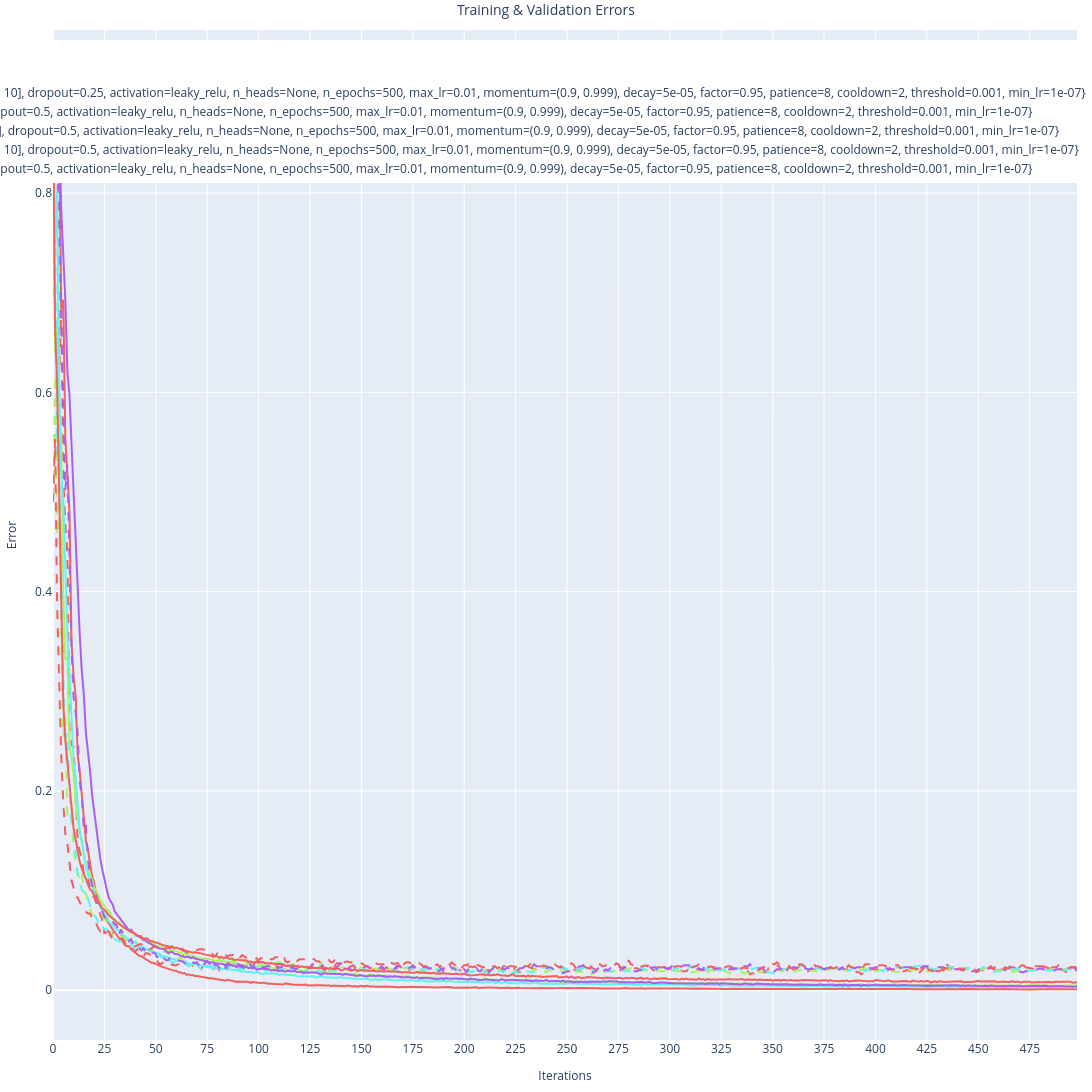

Source (notebook cell):
### Code cell
VisUtils.multi_line_plot(
    x_ticks_inc=25
    , y_axis_label="Error"
    , x_axis_label="Iterations"
    , title=f"Training & Validation Errors"
    , fig_size=(16 * 100 * 1.5, 9 * 100 * 1.5)
    , x=[
        iter_idx for iter_idx in range(
            0
            , max(
                top_runs
                , key=lambda run: run.idps[-1].iter_idx
            ).idps[-1].iter_idx
        )
    ]
    , yss_legend=[
        ['Training', 'Validation']
        , [str(run) for run in top_runs]
    ]
    , yss=[
        [
            [idp.train_edp.error for idp in run.idps]
            , [idp.val_edp.error for idp in run.idps]
        ] for run in top_runs
    ]
)

### Figure 1 — Plotly figure (JSON) as saved in the notebook; plotly's stock layout.template omitted (floating-point values rounded to 4 significant figures; data arrays with more than 128 entries replaced by an {"elided": "..."} marker saying what was removed)
{"data": [{"line": {"color": "#f26060", "dash": "solid", "width": 2}, "mode": "lines", "name": "{", "showlegend": false, "type": "scatter", "x": {"elided": "499 int values"}, "y": {"elided": "500 float values"}}, {"line": {"color": "#f26060", "dash": "dash", "width": 2}, "mode": "lines", "name": "l", "showlegend": false, "type": "scatter", "x": {"elided": "499 int values"}, "y": {"elided": "500 float values"}}, {"line": {"color": "#a9f260", "dash": "solid", "width": 2}, "mode": "lines", "name": "{", "showlegend": false, "type": "scatter", "x": {"elided": "499 int values"}, "y": {"elided": "500 float values"}}, {"line": {"color": "#a9f260", "dash": "dash", "width": 2}, "mode": "lines", "name": "l", "showlegend": false, "type": "scatter", "x": {"elided": "499 int values"}, "y": {"elided": "500 float values"}}, {"line": {"color": "#60f2f2", "dash": "solid", "width": 2}, "mode": "lines", "name": "{", "showlegend": false, "type": "scatter", "x": {"elided": "499 int values"}, "y": {"elided": "500 float values"}}, {"line": {"color": "#60f2f2", "dash": "dash", "width": 2}, "mode": "lines", "name": "l", "showlegend": false, "type": "scatter", "x": {"elided": "499 int values"}, "y": {"elided": "500 float values"}}, {"line": {"color": "#a960f2", "dash": "solid", "width": 2}, "mode": "lines", "name": "{", "showlegend": false, "type": "scatter", "x": {"elided": "499 int values"}, "y": {"elided": "500 float values"}}, {"line": {"color": "#a960f2", "dash": "dash", "width": 2}, "mode": "lines", "name": "l", "showlegend": false, "type": "scatter", "x": {"elided": "499 int values"}, "y": {"elided": "500 float values"}}, {"line": {"color": "#f26060", "dash": "solid", "width": 2}, "mode": "lines", "name": "{", "showlegend": false, "type": "scatter", "x": {"elided": "499 int values"}, "y": {"elided": "500 float values"}}, {"line": {"color": "#f26060", "dash": "dash", "width": 2}, "mode": "lines", "name": "l", "showlegend": false, "type": "scatter", "x": {"elided": "499 int values"}, "y": {"elided": "500 float values"}}, {"line": {"color": "black", "dash": "solid", "width": 2}, "mode": "lines", "name": "Training", "type": "scatter", "x": [null], "y": [null]}, {"line": {"color": "black", "dash": "dash", "width": 2}, "mode": "lines", "name": "Validation", "type": "scatter", "x": [null], "y": [null]}, {"line": {"color": "#f26060", "width": 2}, "mode": "lines", "name": "{loss=cross_entropy, device=mps, net=feed_fwd, dims=[784, 512, 256, 128, 64, 10], dropout=0.25, activation=leaky_relu, n_heads=None, n_epochs=500, max_lr=0.01, momentum=(0.9, 0.999), decay=5e-05, factor=0.95, patience=8, cooldown=2, threshold=0.001, min_lr=1e-07}", "type": "scatter", "x": [null], "y": [null]}, {"line": {"color": "#a9f260", "width": 2}, "mode": "lines", "name": "{loss=cross_entropy, device=mps, net=feed_fwd, dims=[784, 512, 256, 10], dropout=0.5, activation=leaky_relu, n_heads=None, n_epochs=500, max_lr=0.01, momentum=(0.9, 0.999), decay=5e-05, factor=0.95, patience=8, cooldown=2, threshold=0.001, min_lr=1e-07}", "type": "scatter", "x": [null], "y": [null]}, {"line": {"color": "#60f2f2", "width": 2}, "mode": "lines", "name": "{loss=cross_entropy, device=mps, net=feed_fwd, dims=[784, 512, 256, 128, 10], dropout=0.5, activation=leaky_relu, n_heads=None, n_epochs=500, max_lr=0.01, momentum=(0.9, 0.999), decay=5e-05, factor=0.95, patience=8, cooldown=2, threshold=0.001, min_lr=1e-07}", "type": "scatter", "x": [null], "y": [null]}, {"line": {"color": "#a960f2", "width": 2}, "mode": "lines", "name": "{loss=cross_entropy, device=mps, net=feed_fwd, dims=[784, 512, 256, 128, 64, 10], dropout=0.5, activation=leaky_relu, n_heads=None, n_epochs=500, max_lr=0.01, momentum=(0.9, 0.999), decay=5e-05, factor=0.95, patience=8, cooldown=2, threshold=0.001, min_lr=1e-07}", "type": "scatter", "x": [null], "y": [null]}, {"line": {"color": "#f26060", "width": 2}, "mode": "lines", "name": "{loss=cross_entropy, device=mps, net=feed_fwd, dims=[784, 256, 128, 10], dropout=0.5, activation=leaky_relu, n_heads=None, n_epochs=500, max_lr=0.01, momentum=(0.9, 0.999), decay=5e-05, factor=0.95, patience=8, cooldown=2, threshold=0.001, min_lr=1e-07}", "type": "scatter", "x": [null], "y": [null]}], "layout": {"height": 1350, "legend": {"orientation": "v", "x": 0.99, "xanchor": "right", "y": 0.99, "yanchor": "top"}, "margin": {"b": 15, "l": 15, "pad": 0, "r": 15, "t": 30}, "title": {"font": {"size": 14}, "text": "Training & Validation Errors", "x": 0.5}, "width": 2400, "xaxis": {"anchor": "y", "domain": [0, 1], "tickmode": "array", "tickvals": [0, 25, 50, 75, 100, 125, 150, 175, 200, 225, 250, 275, 300, 325, 350, 375, 400, 425, 450, 475], "title": {"font": {"size": 12}, "text": "Iterations"}}, "yaxis": {"anchor": "x", "domain": [0, 1], "title": {"font": {"size": 12}, "text": "Error"}}}}
